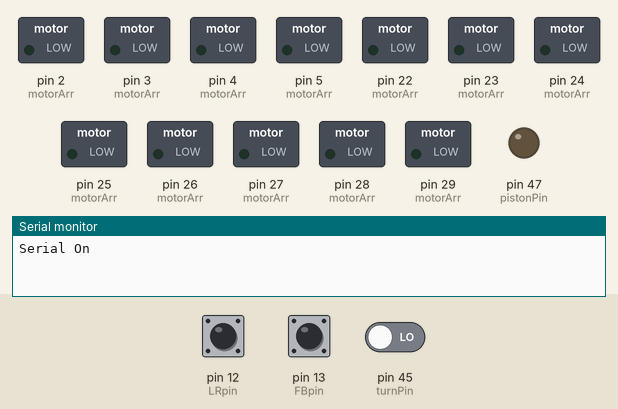
Recording of a sketch running on a simulated Arduino Mega 2560, built with avr-gcc and run on an emulated ATmega2560. Parts: switched loads named in the sketch (green lamp = pin HIGH), output pins drawn as LEDs (lit = HIGH), the last lines printed to the serial monitor. The test bench sets the inputs (shaded band); at power-on: pin 13 (FBpin) LOW, pin 12 (LRpin) LOW, pin 45 (turnPin) LOW.

Above: at 1.2 s.
1.3 s: pin 13 (FBpin) pulsed HIGH 2 times (0.12 s each, 0.3 s apart)
At 3.7 s:
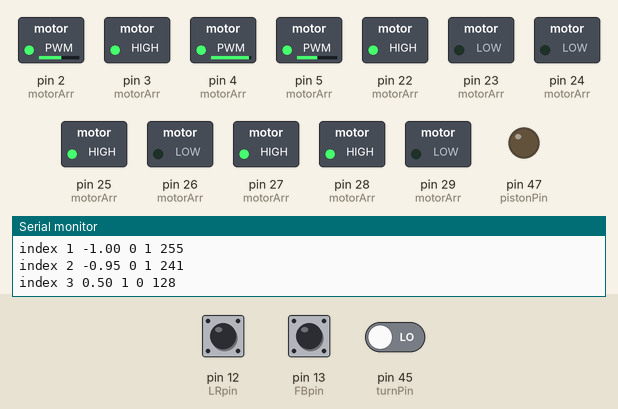
4.9 s: pin 12 (LRpin) pulsed HIGH 5 times (0.12 s each, 0.3 s apart)
At 6.7 s:
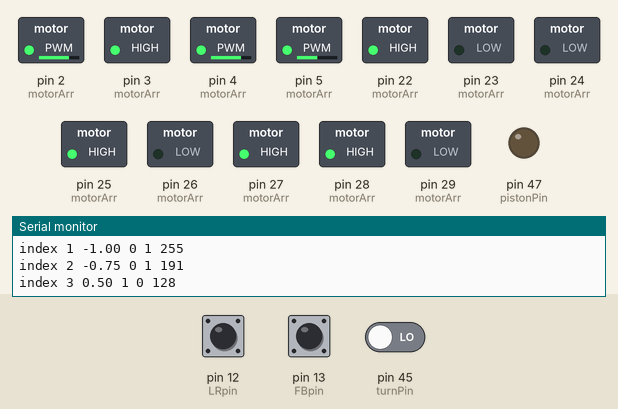
Timing chart, 0 to 12.5 s (numbered marks = the images above; inputs shaded):
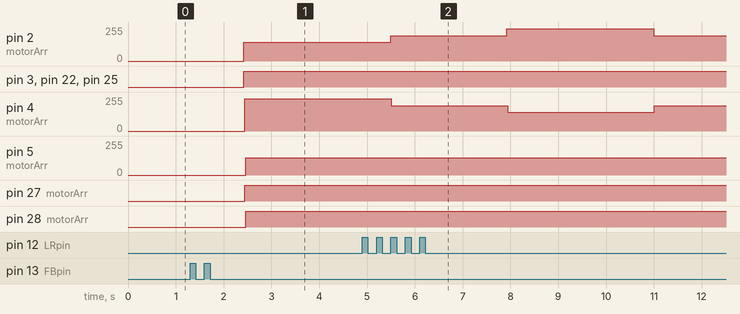

The sketch:

CocoCheetah.ino
```cpp
// (licence header left out)
#include <math.h>

#define LRpin 12 // Pin for coordinate for the x (left to right) from reciever on car (from 1000 - 2000)
#define FBpin 13 // Pin for coordinate for the y (forward to backward) from reciever on car (from 1000 - 2000)
#define turnPin 45 // Pin for value for how far to turn (left to right) from reciever on car (from 1000 - 2000)
#define pistonInput 7 // kept in here in case added piston, you can ignore
#define pistonPin 47  // ignore as well

#define motorArrCount 4 // Make it easier to change number of motors in case number increases or decreases.
#define MAX_MOTOR_SPEED 1 // Make it easier to change max speed cap.

struct PolarCoord {
  float r;
  float theta;
  float turn;
}; // struct to give polar coordinates in one variable
struct motor {
  int a;
  int b;
  int speedControl;
  float thetaShift;
  float force;
  float turnMultiplier;
}; // struct to give motor specs in one variable

motor motorArr[4] = {
  { 22, 23, 2, 45, 0, -1 }, //Motor B (FR)
  { 24, 25, 3, 135, 0, 1 }, //Motor A (FL)
  { 26, 27, 4, 45, 0, 1 }, //Motor C (BL)
  { 28, 29, 5, 135, 0, -1 } //Motor D (BR)
  }; // Array of struct motor

int LRval; // Acutal value of left-right
int FBval; // Actual value of forward-backward
int turnVal; // Actual value of how much to turn
int pistonVal; // Ignore!!!!
String MapCoord;
PolarCoord polar;

void setup() {
  for (int i = 0; i < motorArrCount; i++) {
    pinMode( motorArr[i].a, OUTPUT );
    pinMode( motorArr[i].b, OUTPUT );
    digitalWrite( motorArr[i].a, LOW );
    digitalWrite( motorArr[i].b, LOW );
    pinMode( motorArr[i].speedControl, OUTPUT );
    digitalWrite( motorArr[i].speedControl, LOW );
  } // setup input from controller

  pinMode(LRpin, INPUT);
  pinMode(FBpin, INPUT);
  pinMode(turnPin, INPUT);
  pinMode(pistonInput, INPUT);
  pinMode(pistonPin, OUTPUT);
  digitalWrite(pistonPin, LOW);
  Serial.begin(9600);
  Serial.println("Serial On");
} // more setups

void loop() {
  //pistonVal = pulseIn(pistonInput, HIGH); uncomment if add piston
  LRval = pulseIn(LRpin, HIGH);
  FBval = pulseIn(FBpin, HIGH);
  turnVal = pulseIn(turnPin, HIGH);
  polar = EuclidPolar(LRval, FBval, turnVal);
  MapCoord = String("(") + LRval + "," + FBval + ")" + " " + turnVal;
  Serial.println(String("Polar Coords: ") + polar.r + ", " + polar.theta);
  Serial.println(MapCoord);
  calcSine();
  scale();
  motorDrive();
} // looping input from controller, constantly recieving input

 // Converts the coordinates recieved from controller to polar coordinates.
 // The way you find a point in Polar coordinates is with a vector, which is direction and magnitude.
 // This is exactly what we want, as we want to know which direction the controller wants the robot to go, and how fast.
PolarCoord EuclidPolar(int x, int y, int z) {
  float LRCoord = x - 1500;
  float FBCoord = y - 1500;
  float turnCoord = z - 1500;
  float r = sqrt(sq(LRCoord) + sq(FBCoord));
  r = r/500;
  float theta = -1 * atan2(LRCoord, FBCoord);
  theta = theta/PI * 180;
  if (r < 0.03) {
    r = 0;
  }
  if (r > 1 || r > 0.95) {
    r = 1;
  }
  float turnPower = turnCoord/500;
  if (turnPower < 0.05 && turnPower > -0.05) {
    turnPower = 0;
  }
  PolarCoord coord = { r, theta, turnPower };
  return coord;
}

// Plots the direction onto a sinewave, showing what the output of each motor should be based on direction.
// Not relevant, but the sine function is a never ending wave, and this is what leads to triangle ambiguity when using law of sines.
void calcSine() {
  for (int i = 0; i < motorArrCount; i++) {
    motorArr[i].force = polar.r * sin((polar.theta + motorArr[i].thetaShift)*PI/180);
  }
}

// Scale the force based on the magnitude of the polar coordinate and scale it so that the maximum power is 1 or lower, depending on how big the magnitude is.
void scale() {
  float maxForce = 0;
  float maxTurnForce = 0;
  for (int i = 0; i < motorArrCount; i++) {
    if (maxForce < abs(motorArr[i].force)) {
      maxForce = abs(motorArr[i].force);
    }
  }
  if (maxForce > 0) {
    for (int i = 0; i < motorArrCount; i++) {
      motorArr[i].force = motorArr[i].force * polar.r/maxForce;
    }
  }
  //Adding in Turning
  for (int i = 0; i < motorArrCount; i++) {
    motorArr[i].force = motorArr[i].force + polar.turn * motorArr[i].turnMultiplier;
    if (maxTurnForce < abs(motorArr[i].force)) {
      maxTurnForce = abs(motorArr[i].force);
    }
  }
  if (maxTurnForce > MAX_MOTOR_SPEED) {
    for (int i = 0; i < motorArrCount; i++) {
      motorArr[i].force = motorArr[i].force * MAX_MOTOR_SPEED/maxTurnForce;
    }
  }
}

// Directly controlling the H-Bridge. This is where the motors are moved.
void motorDrive() {
  int intPWM = 0;
  int digitalA = 0;
  int digitalB = 0;
  for (int i = 0; i < motorArrCount; i++)
  {
    if (motorArr[i].force < 0)
    {
      digitalA = LOW;
      digitalB = HIGH;
    } else if (motorArr[i].force > 0) {
      digitalA = HIGH;
      digitalB = LOW;
    } else {
      digitalA = LOW;
      digitalB = LOW;
    }

  digitalWrite(motorArr[i].a, digitalA);
  digitalWrite(motorArr[i].b, digitalB);
  intPWM = abs(round(motorArr[i].force * 255));
  analogWrite(motorArr[i].speedControl, intPWM);
  Serial.println(String("index ") + i + " " + motorArr[i].force + " " + digitalA + " " + digitalB + " " + intPWM);
  }
}

// Ignore, this is for the piston we never added.
void pistonDrive(int controller) {
  if (controller > 1100) {
    digitalWrite(pistonPin, HIGH);
  } else {
    digitalWrite(pistonPin, LOW);
  }
}
```

Measured:
- after the input at 1.3 s, pin 2 (motorArr): 0/255 → 141/255 after 1.1 s; pin 3 (motorArr): LOW → HIGH after 1.1 s instead of 1.7 s
